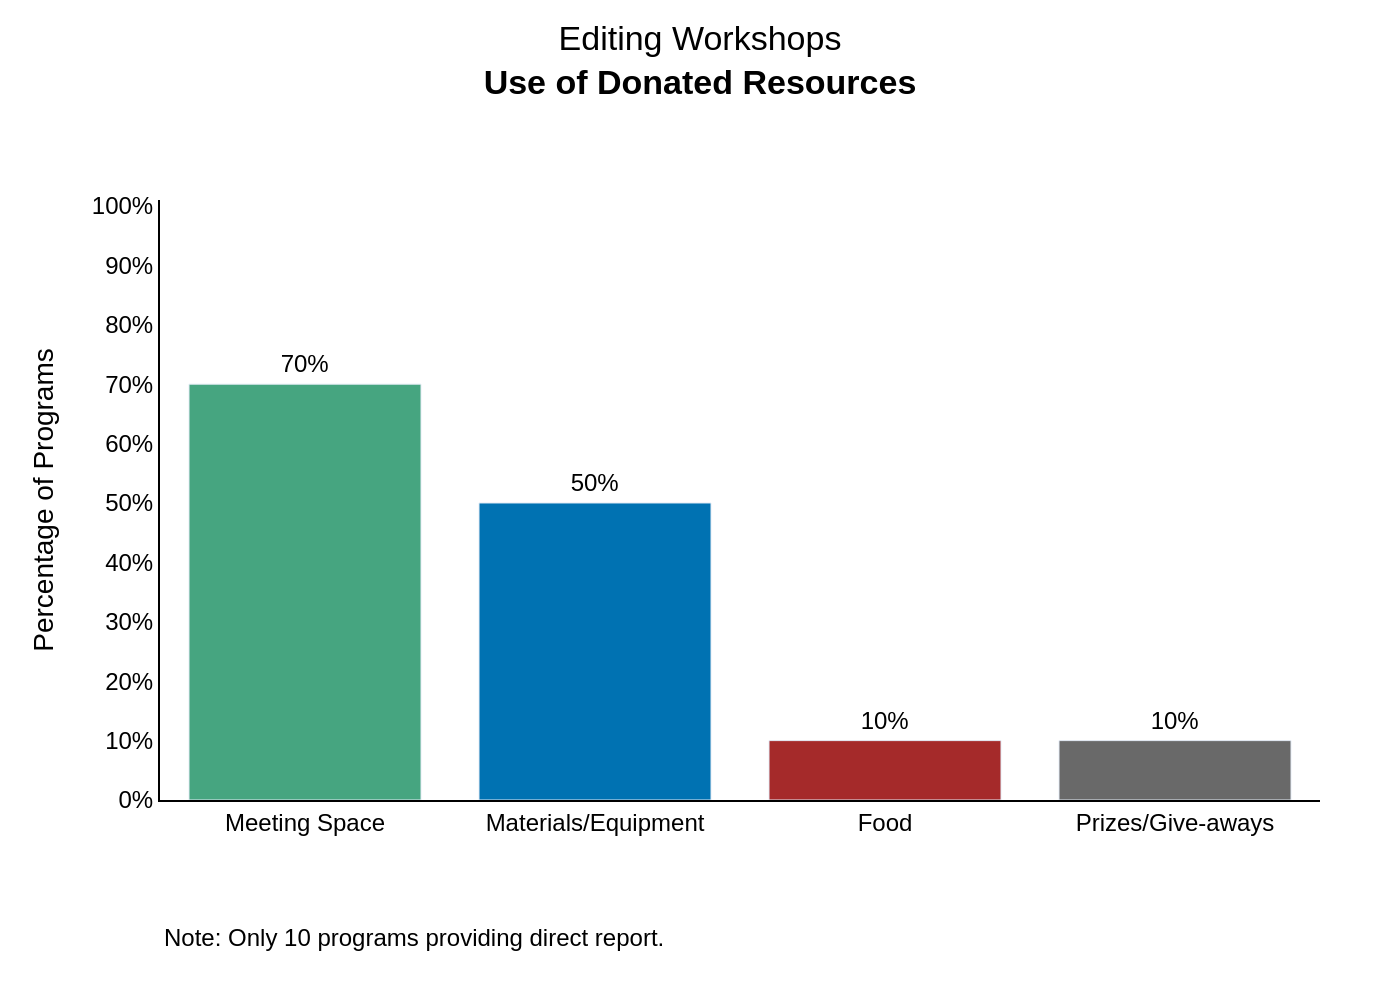

This chart was generated by the following Python code:
import sys
import json
import os
import plotly.graph_objects as go

# Check for command-line argument
if len(sys.argv) != 2:
    print("Usage: python generate_chart.py <json_file_path>")
    sys.exit(1)

json_file_path = sys.argv[1]

# Check if the file exists
if not os.path.exists(json_file_path):
    print(f"Error: JSON file not found at '{json_file_path}'")
    sys.exit(1)

# Read data from the JSON file
with open(json_file_path, 'r', encoding='utf-8') as f:
    chart_data = json.load(f)

# Extract data for plotting
data = chart_data['chart_data']
texts = chart_data['texts']
colors = chart_data['colors']

categories = [item['category'] for item in data]
values = [item['value'] for item in data]
labels = [item['label'] for item in data]

# Create the figure
fig = go.Figure()

# Add the bar trace
fig.add_trace(go.Bar(
    x=categories,
    y=values,
    text=labels,
    textposition='outside',
    marker_color=colors,
    cliponaxis=False 
))

# Configure the layout
title_text = f"{texts['subtitle']}<br><b>{texts['title']}</b>"

fig.update_layout(
    title=dict(
        text=title_text,
        x=0.5,
        y=0.95,
        xanchor='center',
        yanchor='top'
    ),
    yaxis=dict(
        title=texts['y_axis_title'],
        range=[0, 101],
        tickvals=[i for i in range(0, 101, 10)],
        ticktext=[f"{i}%" for i in range(0, 101, 10)],
        showgrid=False,
        showline=True,
        linewidth=1,
        linecolor='black'
    ),
    xaxis=dict(
        title=texts['x_axis_title'],
        showgrid=False,
        showline=True,
        linewidth=1,
        linecolor='black'
    ),
    font=dict(
        family="Arial",
        size=12,
        color="black"
    ),
    plot_bgcolor='white',
    showlegend=False,
    margin=dict(l=80, r=40, b=100, t=100),
    annotations=[
        dict(
            text=texts['source'],
            showarrow=False,
            xref='paper',
            yref='paper',
            x=0,
            y=-0.2, # Adjust this value if source note overlaps with x-axis labels
            xanchor='left',
            yanchor='top',
            align='left'
        )
    ]
)

# Update text font for the bar labels
fig.update_traces(textfont_size=12)

# Generate output filename from the input JSON filename
base_filename = os.path.splitext(os.path.basename(json_file_path))[0]
output_filename = f"{base_filename}.png"

# Save the figure as a PNG image
try:
    fig.write_image(output_filename, scale=2)
    print(f"Chart saved as {output_filename}")
except Exception as e:
    print(f"Error saving image: {e}")
    print("Please ensure you have the 'kaleido' package installed (`pip install kaleido`).")
    sys.exit(1)
